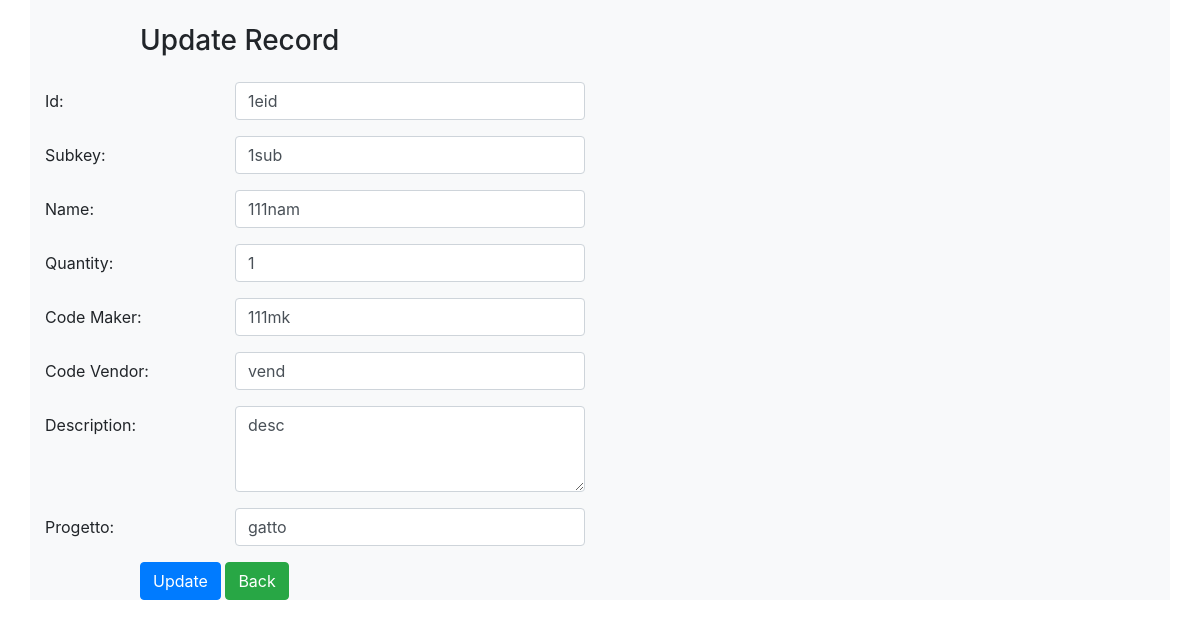
Page /edit/1 on the earlier database version.
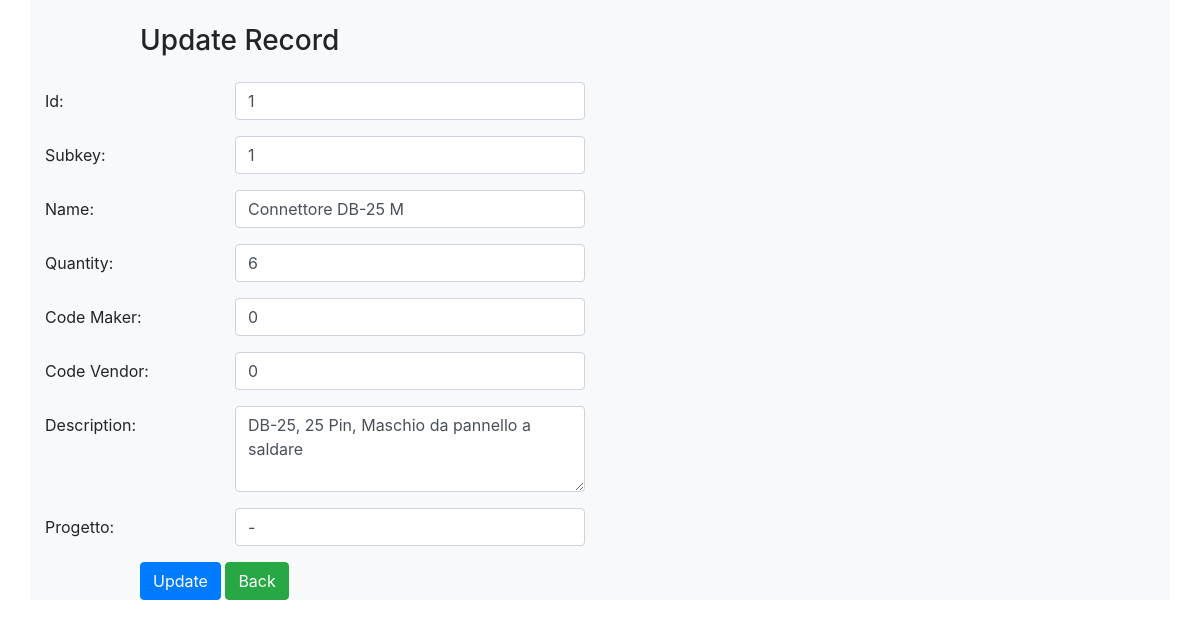
Same page on the later database version.
### magazzino/models.py (models this page shows)
class Magazzino(models.Model):
        eid     = models.CharField(max_length=20)
        subkey  = models.CharField(max_length=20)
        ename   = models.CharField(max_length=50)
        quantity = models.IntegerField()
        code_maker  = models.CharField(max_length=20)
        code_vendor  = models.CharField(max_length=20)
        edescription = models.TextField( blank=True )
        progetto  = models.CharField(max_length=20)
        class Meta:
              db_table = "magazzino"

### magazzino/views.py (the view)
# urls.py: path('edit/<int:id>', views.edit),
def edit(request, id):
	magazzino = Magazzino.objects.get(id=id)
	return render(request,'edit.html', {'magazzino':magazzino})

### magazzino/templates/edit.html (shortened to what this page needs)
<!DOCTYPE html>
<html lang="en">
<head>
	{% load static %}
	<link rel="stylesheet" href="{% static 'css/style.css' %}"/>
	<link rel="stylesheet" href="https://maxcdn.bootstrapcdn.com/bootstrap/4.5.2/css/bootstrap.min.css">
</head>
<body>
<form method="POST" class="post-form" action="/update/{{magazzino.id}}">
<div class="container bg-light"><br>
  <div class="form-group row">
	 <label class="col-sm-1 col-form-label"></label>
	 <div class="col-sm-4">
	 <h3>Update Record</h3>
    </div>
  </div>
  <div class="form-group row">
	<label class="col-sm-2 col-form-label">Id:</label>
	<div class="col-sm-4">
		<input class="form-control"  type="text" name="eid" id="id_eid" required maxlength="20" value="{{ magazzino.eid }}"/>
	</div>
  </div>
  <div class="form-group row">
	<label class="col-sm-2 col-form-label">Subkey:</label>
	<div class="col-sm-4">
		<input class="form-control"  type="text" name="subkey" id="id_subkey" required maxlength="20" value="{{ magazzino.subkey }}"/>
	</div>
  </div>
  <div class="form-group row">
	<label class="col-sm-2 col-form-label">Name:</label>
	<div class="col-sm-4">
		<input class="form-control"  type="text" name="ename" id="id_ename" required maxlength="60" value="{{ magazzino.ename }}"/>
	</div>
  </div>
  <div class="form-group row">
	<label class="col-sm-2 col-form-label">Quantity:</label>
	<div class="col-sm-4">
		<input class="form-control"  type="number" name="quantity" id="id_quantity" required maxlength="100" value="{{ magazzino.quantity }}" />
	</div>
  </div>
  <div class="form-group row">
	<label class="col-sm-2 col-form-label">Code Maker:</label>
	<div class="col-sm-4">
		<input class="form-control"  type="text" name="code_maker" id="id_code_maker" required maxlength="100" value="{{ magazzino.code_maker }}" />
	</div>
  </div>
  <div class="form-group row">
	<label class="col-sm-2 col-form-label">Code Vendor:</label>
	<div class="col-sm-4">
		<input class="form-control"  type="text" name="code_vendor" id="id_code_vendor" required maxlength="100" value="{{ magazzino.code_vendor }}" />
	</div>
  </div>
  <div class="form-group row">
	<label class="col-sm-2 col-form-label">Description:</label>
	<div class="col-sm-4">
		 <textarea class="form-control" name="edescription" id="id_edescription" rows="3"  >{{ magazzino.edescription }}</textarea>
	</div>
  </div>
  <div class="form-group row">
	<label class="col-sm-2 col-form-label">Progetto:</label>
	<div class="col-sm-4">
		 <input class="form-control" type="text" name="progetto" id="id_progetto" required maxlength="20" value="{{ magazzino.progetto }}" />
	</div>
  </div>
  <div class="form-group row">
	<label class="col-sm-1 col-form-label"></label>
	<div class="col-sm-4">
	<button type="submit" class="btn btn-primary">Update</button>
	<a href="/show" class="btn btn-success">Back</a>
	</div>
  </div>
</div>
</form>
</body>
</html>

Differences in the rows shown:
changed Magazzino: eid "1eid" → "1"; subkey "1sub" → "1"; ename "111nam" → "Connettore DB-25 M"; quantity "1" → "6"; code_maker "111mk" → "0"; code_vendor "vend" → "0"; edescription "desc" → "DB-25, 25 Pin, Maschio da pannello a saldare"; progetto "gatto" → "-"
